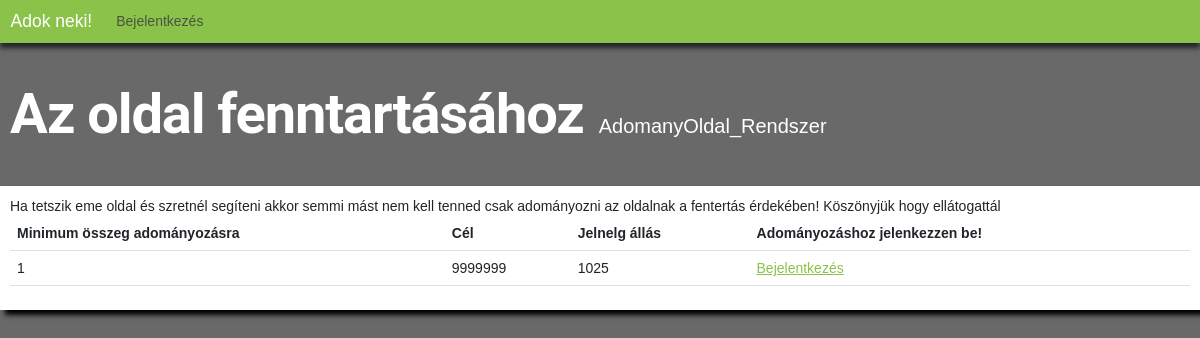
Before: /gyujtes/10/ with the older database file.
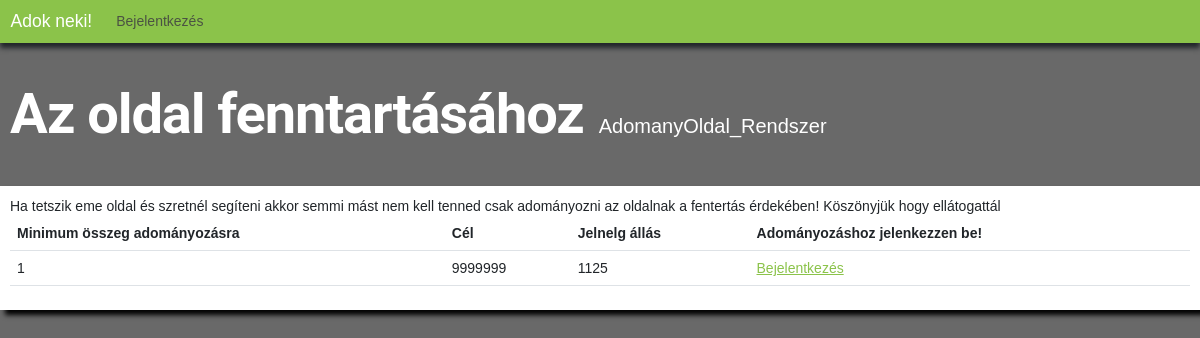
After: the same page with the newer database file.
### app/models.py (models this page shows, shortened)
class gyujtes(models.Model):
    publikalo = models.ForeignKey(
        settings.AUTH_USER_MODEL, on_delete=models.CASCADE)
    cim = models.CharField(max_length=255)
    leiras = models.TextField()
    promocios = models.BooleanField(default=False)
    minAr = models.IntegerField(null=False)
    cel = models.IntegerField()
    jelenleg = models.IntegerField(default=0)
    datumIdo_UTC = models.DateTimeField(default=timezone.now())
    celDatum = models.DateTimeField(null=True)
    class Meta:
        ordering = ["id"]

### app/views.py (the view)
def gyujtesReszlet(request, gyujtesID):
    print(f"gyujtesReszlet pramétere: {gyujtesID}")
    gyujtesID = gyujtesID
    print(f"gyujtesReszlet paramétere utólag: {gyujtesID}")
    gyujtesReszletek = gyujtes.objects.get(id=gyujtesID)
    if request.method == "POST":
        fizetesElbiralasa = fizetesForm(request.POST)
        if fizetesElbiralasa.is_valid():
            fizetendo = fizetesElbiralasa.cleaned_data["osszeg"]
            print(fizetendo)
            megjegyzes = fizetesElbiralasa.cleaned_data["megjegyzes"]
            print(megjegyzes)
            sikeresFizetes = False
            adomanyozoFelh = felhasznalo.objects.get(becenev=request.user.id)
            gyujtesTargy = gyujtes.objects.get(id=gyujtesID)
            if adomanyozoFelh.egyenleg >= fizetendo and gyujtesTargy.minAr <= fizetendo:
                sikeresFizetes = True
                print(sikeresFizetes)
                adomanyozoFelh.egyenleg -= fizetendo
                gyujtesTargy.jelenleg += fizetendo
                adomanyGyujto = felhasznalo.objects.get(
                    becenev=gyujtesTargy.publikalo_id)
                adomanyGyujto.egyenleg += fizetendo
                gyujtesTargy.save()
                adomanyozoFelh.save()
                adomanyGyujto.save()
                fizetesMentes = fizetes.objects.create(ki=adomanyozoFelh.becenev, gyujtesnek=gyujtes.objects.get(
                    id=gyujtesID), mennyit=fizetendo, megjegyzes=megjegyzes)
                fizetesMentes.save()
                sikeresFizetes = True
                return redirect("home")
            else:
                sikeresFizetes = False
                return HttpResponse("A vásárlásod sikertelen! Előfordulhat nem volt elég egyenleged vagy a minimumnél kevesebbet adományoztál! Lépj vissza é Próbált újra!")
    else:
        fizetesElbiralasa = fizetesForm(request.POST)
    elerteCel_EXT(gyujtesReszletek.id)
    return render(request, "templates/app/gyujtesReszlet.html", {"cim": "Adok neki! - "+gyujtesReszletek.cim, "gyujtesReszletek": gyujtesReszletek, "form": fizetesElbiralasa})

### app/views.py (called while the page is built)
def elerteCel_EXT(cel):
    print("elérte e gyűjtés a célját?")
    gyujtesEll = gyujtes.objects.get(id=cel)
    if gyujtesEll.cel <= gyujtesEll.jelenleg:
        print("Igen")
        jelenlegiDatum = timezone.now()
        gyujtesEll.celDatum = jelenlegiDatum
        gyujtesEll.save()
    else:
        print("Nem")

### app/templates/app/gyujtesReszlet.html
{% extends "templates/app/layout/layout_nav.html" %}
{% block content %}
<div id="koszonto">
    <h1 id="oldalcim">{{gyujtesReszletek.cim}}</h1>
    <span id="bejelentkezettFelh">{{gyujtesReszletek.publikalo}}</span>
</div>
{% if user.is_authenticated %}
<a href=""></a>
<div id="doboz">
    <div id="leiras">
        <span>{{gyujtesReszletek.leiras}}</span>
    </div>
    <table id="reszletTabla" class="table">
        <thead>
            <th scope="col">Minimum összeg adományozásra</th>
            <th scope="col">Cél</th>
            <th scope="col">Jelnelg állás</th>
        </thead>
        <tbody>
            <tr>
                <td scope="row">{{gyujtesReszletek.minAr}}</td>
                <td scope="row">{{gyujtesReszletek.cel}}</td>
                <td scope="row">{{gyujtesReszletek.jelenleg}}</td>
            </tr>
        </tbody>
    </table>
    <h3 id="fizetes">Fizetés</h3>
    <div>
        <table class="table">
            <form action="" method="post">
                {% csrf_token%}
                {{form.as_table}}
                <tr>
                    <td scope="row">Készen áll? Ne felejtse, sem nekünk sem gyűjtőnek nem álljogában a vissza utalás!
                    </td>
                    <td><input type="submit" value="Fizetés" class="mdl-button mdl-js-button mdl-button--raised"></td>
                </tr>
            </form>
        </table>
    </div>
</div>
{% else %}
<div id="doboz">
    <div id="leiras">
        <span>{{gyujtesReszletek.leiras}}</span>
    </div>
    <table id="reszletTabla" class="table">
        <thead>
            <th scope="col">Minimum összeg adományozásra</th>
            <th scope="col">Cél</th>
            <th scope="col">Jelnelg állás</th>
            <th scope="col">Adományozáshoz jelenkezzen be!</th>
        </thead>
        <tbody>
            <tr>
                <td scope="row">{{gyujtesReszletek.minAr}}</td>
                <td scope="row">{{gyujtesReszletek.cel}}</td>
                <td scope="row">{{gyujtesReszletek.jelenleg}}</td>
                <td scope="row"><a href="{% url 'bejelentkezes' %}"">Bejelentkezés</a></td>
            </tr>
        </tbody>
    </table>
</div>
{% endif %}
{% endblock %}

Changed rows visible on the page:
changed gyujtes "Az oldal fenntartásához": jelenleg "1025" → "1125"
